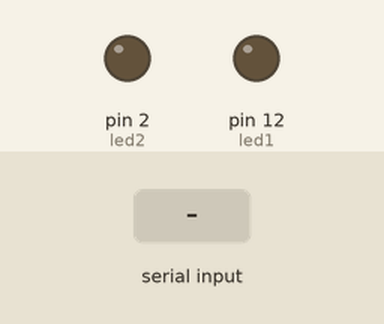
Recording of a sketch running on a simulated Arduino Uno, built with avr-gcc and run on an emulated ATmega328P. On the bench: output pins drawn as LEDs (lit = HIGH). The test bench sets the inputs (shaded band).

Above: at 1.2 s.
1.3 s: "Y" received over Serial
At 2.2 s:
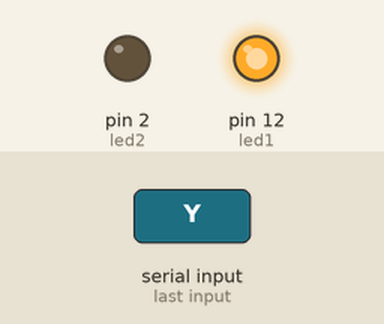
2.8 s: "E" received over Serial
At 3.3 s:
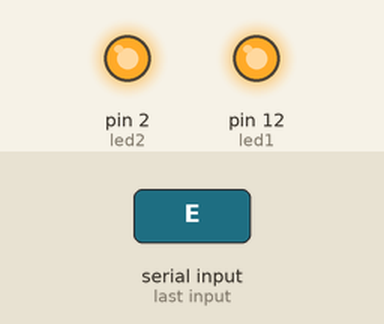
4.3 s: "N" received over Serial
At 5.5 s:
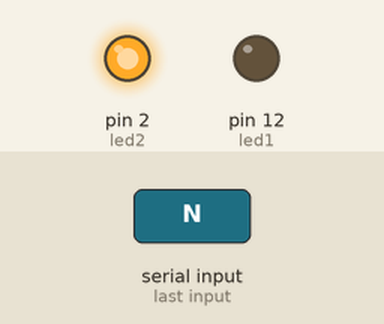
5.8 s: "F" received over Serial
At 6.8 s:
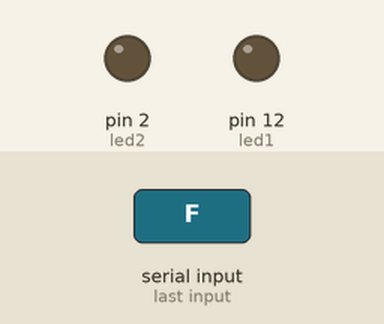
Timing chart, 0 to 8.3 s (numbered marks = the images above; inputs shaded):
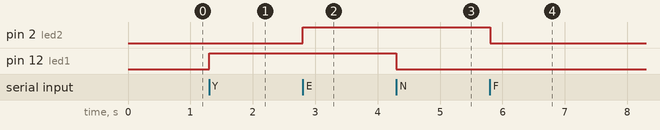

Measured:
- after the input at 1.3 s, pin 12 (led1): LOW → HIGH at once
- after the input at 2.8 s, pin 2 (led2): LOW → HIGH at once
- after the input at 4.3 s, pin 12 (led1): HIGH → LOW at once
- after the input at 5.8 s, pin 2 (led2): HIGH → LOW at once

The sketch:

alarma.ino
```cpp
#include "DHT.h" //Libreria DHT para el control de el Sensor DHT 11
#define PinOutDHT 3 //Definimos el pin 3 para la lectura del sensor
#define TypeDHT DHT11 //Definimos el tipo de Sensor.
DHT dht(PinOutDHT, TypeDHT); //Objeto de tipo DHT con las características anteriores
const int led1=12; //Led 1
const int led2=2; //Led 2
unsigned int dato; //Para guardar los valores recibidos desde Python
void setup() {
  Serial.begin(9600); //Iniciando comunicación serial
  pinMode(led1,OUTPUT); //Modo de salida para los LEDs
  pinMode(led2,OUTPUT);

}
void loop() {
    while(Serial.available()>0){
      dato=Serial.read(); //Se lee el puerto serial y guarda los valores en la variable dato
      //Para prender o apagar los leds, según el comando recibido desde Python
        if(dato=='Y')digitalWrite(led1,HIGH);
        if(dato=='N')digitalWrite(led1,LOW);
        if(dato=='E')digitalWrite(led2,HIGH);
        if(dato=='F')digitalWrite(led2,LOW);
      //Para mandar temperatura y humedad
        if(dato=='T')Serial.println(int(dht.readTemperature()));
        if(dato=='H')Serial.println(int(dht.readHumidity()));
        if(dato=='B'){
        }
    }
}
```
